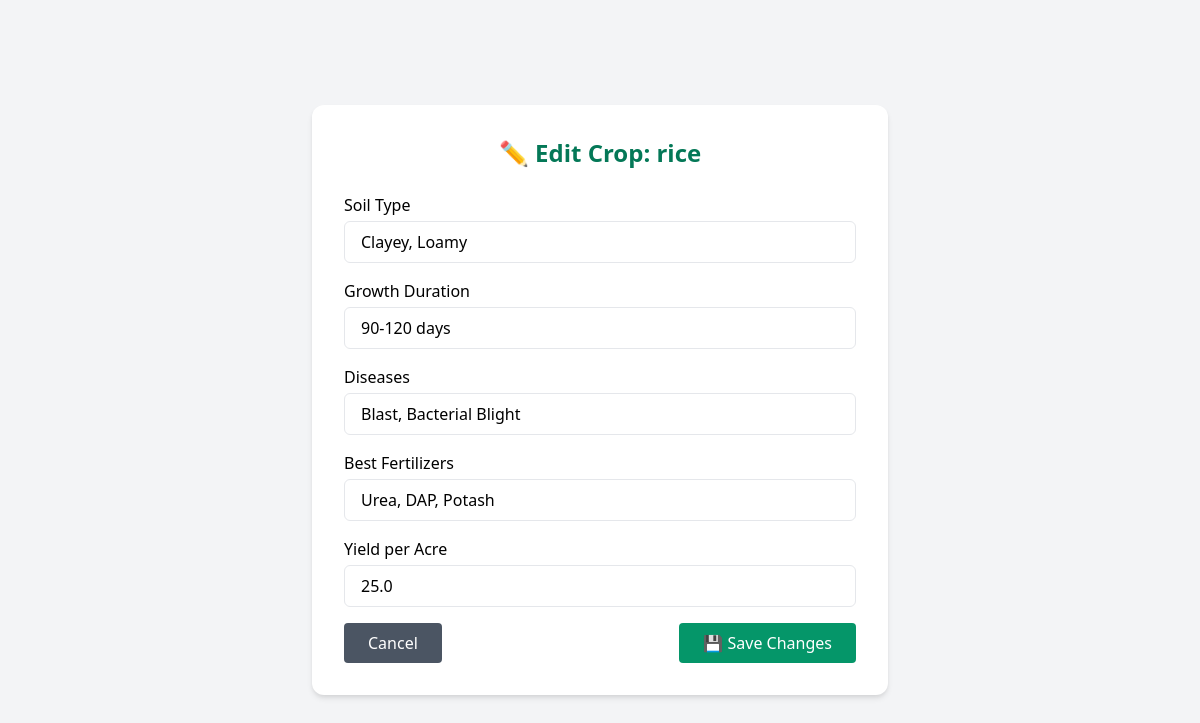
Page /edit-crop/rice (signed in) on the committed database.
### tables this page shows
CREATE TABLE crops (
    name TEXT PRIMARY KEY,
    soil_type TEXT,
    growth_duration TEXT,
    diseases TEXT,
    best_fertilizers TEXT
, yield_per_acre REAL);

### app.py (the view, shortened to what this page needs)
@app.route('/edit-crop/<name>', methods=['GET', 'POST'])
def edit_crop(name):
    if 'admin' not in session:
        return redirect('/admin-login')
    conn = sqlite3.connect("crop_info.db")
    cursor = conn.cursor()
    cursor.execute("SELECT * FROM crops WHERE name = ?", (name,))
    crop = cursor.fetchone()
    conn.close()
    if crop:
        return render_template('edit_crop.html', crop=crop)
    else:
        return "Crop not found", 404

### templates/edit_crop.html (shortened to what this page needs)
<!DOCTYPE html>
<html lang="en">
<head>
    <link href="https://cdn.jsdelivr.net/npm/tailwindcss@2.2.19/dist/tailwind.min.css" rel="stylesheet">
</head>
<body class="bg-gray-100 min-h-screen flex items-center justify-center p-6">
    <div class="bg-white p-8 rounded-xl shadow-md max-w-xl w-full">
        <h2 class="text-2xl font-bold text-green-700 mb-6 text-center">✏️ Edit Crop: {{ crop[0] }}</h2>
        <form action="" method="POST" class="space-y-4">
            <div>
                <label class="block mb-1">Soil Type</label>
                <input type="text" name="soil_type" value="{{ crop[1] }}" required class="w-full px-4 py-2 border rounded-md">
            </div>
            <div>
                <label class="block mb-1">Growth Duration</label>
                <input type="text" name="growth_duration" value="{{ crop[2] }}" required class="w-full px-4 py-2 border rounded-md">
            </div>
            <div>
                <label class="block mb-1">Diseases</label>
                <input type="text" name="diseases" value="{{ crop[3] }}" class="w-full px-4 py-2 border rounded-md">
            </div>
            <div>
                <label class="block mb-1">Best Fertilizers</label>
                <input type="text" name="best_fertilizers" value="{{ crop[4] }}" class="w-full px-4 py-2 border rounded-md">
            </div>
            <div>
                <label class="block mb-1">Yield per Acre</label>
                <input type="number" step="0.01" name="yield_per_acre" value="{{ crop[5] }}" required class="w-full px-4 py-2 border rounded-md">
            </div>
            <div class="flex justify-between mt-6">
                <a href="/admin" class="bg-gray-600 text-white px-6 py-2 rounded hover:bg-gray-700">Cancel</a>
                <button type="submit" class="bg-green-600 text-white px-6 py-2 rounded hover:bg-green-700">💾 Save Changes</button>
            </div>
        </form>
    </div>
</body>
</html>

### rows in the picture
crops: name "rice", soil_type "Clayey, Loamy", growth_duration "90-120 days", diseases "Blast, Bacterial Blight", best_fertilizers "Urea, DAP, Potash", yield_per_acre "25.0"
